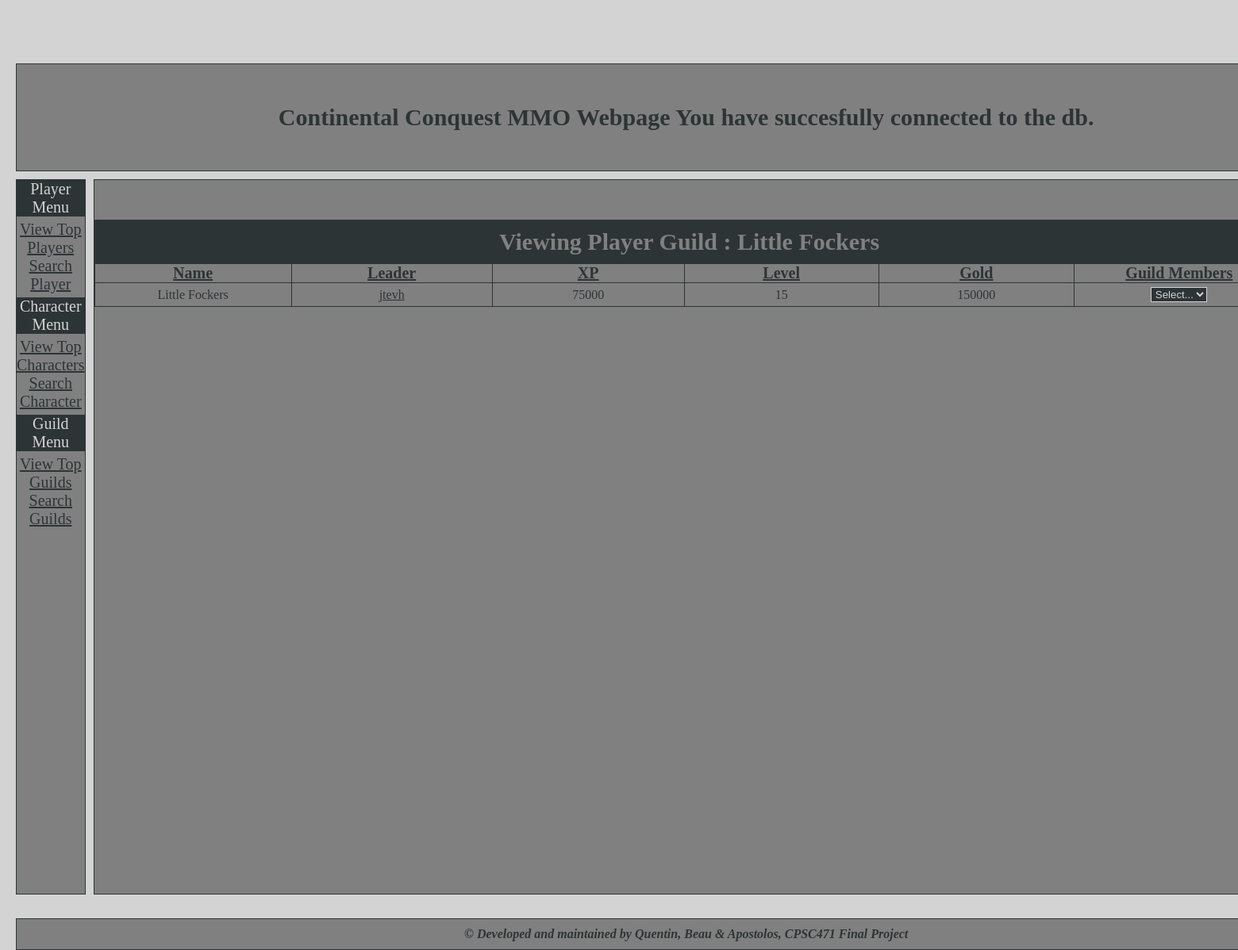
/viewguild.php?guild=Little Fockers, run on the app's committed database.
### tables this page shows
CREATE TABLE GUILD (
	Guild_name VARCHAR(30) NOT NULL,
    Leader_ID INTEGER NOT NULL,
    XP INTEGER NOT NULL,
    Level INTEGER NOT NULL,
    Gold INTEGER NOT NULL,
    PRIMARY KEY (Guild_name),
    FOREIGN KEY (Leader_ID) REFERENCES PLAYERS (Player_ID) 
);

CREATE TABLE USERS (
	Acct_ID INTEGER auto_increment,
	Fname VARCHAR(20) NOT NULL,
	Lname VARCHAR(20) NOT NULL,
	Username VARCHAR(20) NOT NULL,
    Password VARCHAR(16) NOT NULL,
	Birthday DATE NOT NULL,
	Email VARCHAR(40) NOT NULL,
	PRIMARY KEY (Acct_ID)
);

### include/functions.php (called while the page is built, shortened)
<?php
    class Database {
        function init_connection($servername, $db, $username, $password) {
            $this->connection = mysqli_connect($servername, $username, $password, $db);
        }
    }
?>

### viewguild.php (the view, shortened to what this page needs)
<?php
    include 'include/header.php';
    include 'include/left-menu.php';
    if(isset($_POST["guild"])) {
        $guild = $_POST["guild"];
    } else {
        $guild = $_GET["guild"];
    }
    $stmt = $db->connection->prepare('SELECT * FROM GUILD WHERE Guild_name = ?');
    $stmt->bind_param('s', $guild);
    $stmt->execute();
    $result = $stmt->get_result();
    $stmt = $db->connection->prepare('SELECT * FROM USERS, GUILD WHERE Guild_name = ? AND Leader_ID = Acct_ID');
    $stmt->bind_param('s', $guild);
    $stmt->execute();
    $leader = $stmt->get_result()->fetch_row()[3];
?>
                <div class="center">
                    <div id="center-content">
                        <table id="table_players">
                            <tr class="table_players_row">
                                <td class="table_players_data" id="table_players_title" colspan="6" >
                                    Viewing Player Guild :
                                    <?php
                                        if ($result->num_rows == 0) {
                                            echo "<br/>Guild not found.";
                                        } else {
                                            $row = $result->fetch_row();
                                            echo $row[0];
                                        ?>
                                </td>
                            </tr>
                            <tr class="table_players_row">
                                <td class="table_players_header_data">
                                    Name
                                </td>
                                <td class="table_players_header_data">
                                    Leader
                                </td>
                                <td class="table_players_header_data">
                                    XP
                                </td>
                                <td class="table_players_header_data">
                                    Level
                                </td>
                                <td class="table_players_header_data">
                                    Gold
                                </td>
                                <td class="table_players_header_data">
                                    Guild Members
                                </td>
                            </tr>
                            <?php
                                echo "  <tr class='table_players_row' colspan='6'>
                                            <td class='table_players_data'>
                                                ".$row[0]."
                                            </td>
                                            <td class='table_players_data'>
                                                <a href='viewplayer.php?acct_id=".$row[1]."'>".$leader."</a>
                                            </td>
                                            <td class='table_players_data'>
                                                ".$row[2]."
                                            </td>
                                            <td class='table_players_data'>
                                                ".$row[3]."
                                            </td>
                                            <td class='table_players_data'>
                                                ".$row[4]."
                                            </td>
                                            <td class='table_players_data'>
                                ";
                                $stmt = $db->connection->prepare('SELECT * FROM PLAYERS, USERS WHERE Guild = ? AND Player_ID = Acct_ID');
                                $stmt->bind_param('s', $row[0]);
                                $stmt->execute();
                                $players = $stmt->get_result();
                                if($players->num_rows != 0) {
                                ?>  <form method="post">
                                        <select class="input-fields" id="view-character-selector" onchange="this.options[this.selectedIndex].value && (window.location = this.options[this.selectedIndex].value);">
                                            <?php
                                                echo "<option>Select...</option>";
                                            ?>
                                        </select>
                                    </form>
                                <?php
                                } else {
                                    echo "This shouldn't happen.";
                                }
                            ?>
                                    </td>
                                </tr>
                            </table>
                            <br/>
                            <br/>
                        <?php } ?>
                    </div>
                </div>
<?php
    include 'include/footer.php';
?>

### include/theme.css (style rules this page uses)
html { height: 100%; color: #2D3436; background-color:lightgray; }
body { min-height: 100%; margin: 0; }
.center { grid-area: main; border:1px solid #2D3436; min-height: 900px; }
#center-content { margin-top: 50px; margin-left: auto; margin-right: auto; margin-bottom:auto; width: 1500px; text-align: center; }
.grid-container > div { background-color:gray; text-align: center; padding: 0px; font-size: 20px; }
a:link { color: #2D3436; }
#table_players { border: 1px solid #2D3436; border-collapse: collapse; margin-left: auto; margin-right: auto; margin-bottom:auto; }
#table_players_title { padding-top: 10px; padding-bottom:10px; font-weight:bold; font-size: 30px; background-color:#2D3436; color:gray; }
.table_players_header_data { border: 1px solid #2D3436; margin: 0; padding: 0; width : 500px; font-size: 20px; font-weight: bold; text-decoration: underline; }
.table_players_data { border: 1px solid #2D3436; margin: 0; padding-top: 5px; padding-bottom: 5px; width : 500px; font-size: 16px; }
.input-fields { background-color:#2D3436; border: 1px solid lightgray; color: lightgray; text-align: center; }

### data on the page
guild: Guild_name "Little Fockers", XP "75000", Level "15", Gold "150000"
users: Username "jtevh"
